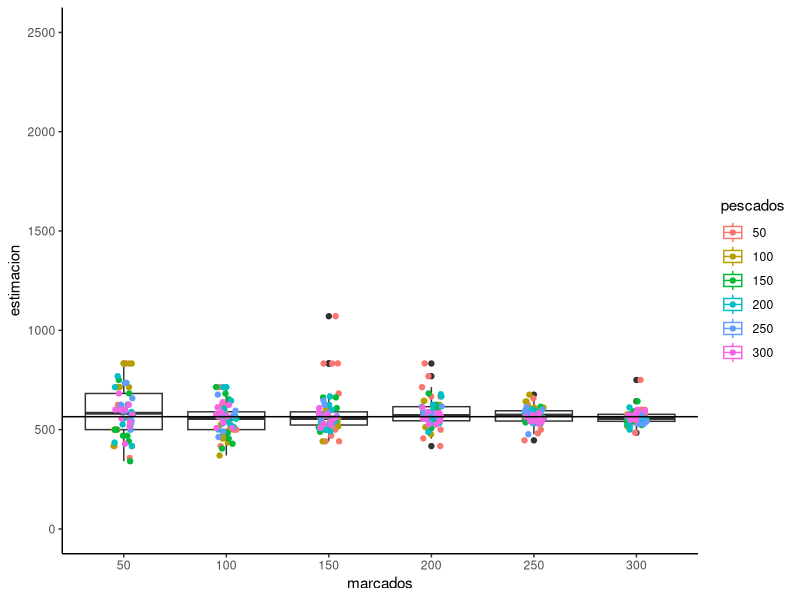
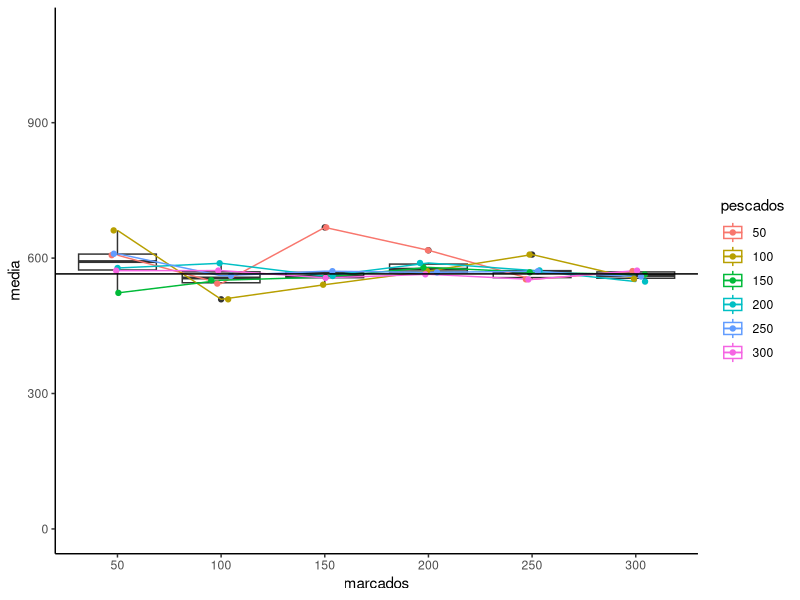
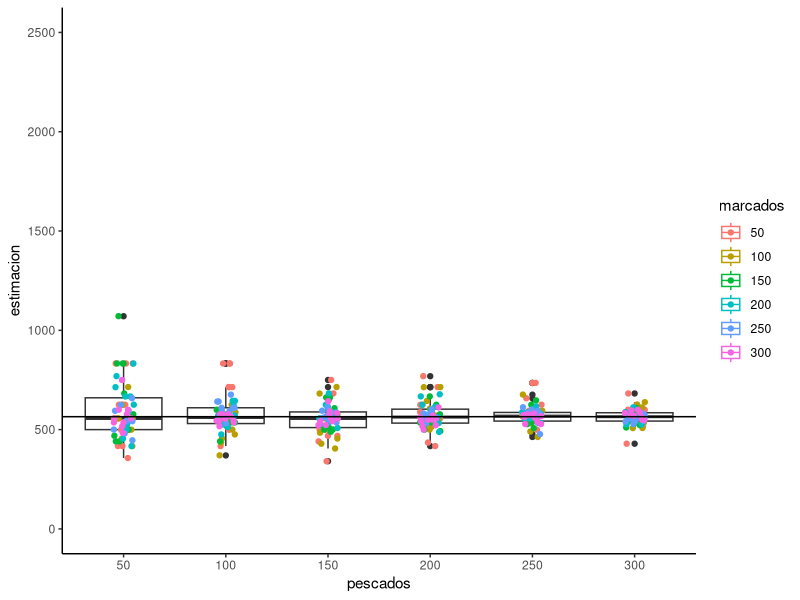
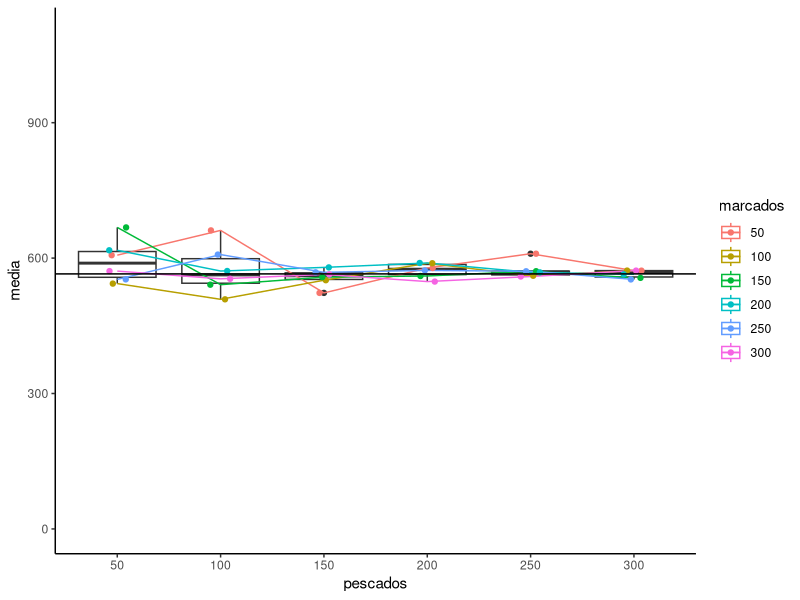

These figures' R source, in order:
## ---- chunk 1
library(tidyverse)

# Esta es nuestra incógnita.
cantidadDePeces <- sample(500:1000,1, replace = FALSE)

# Alternativa. es equivalente pero con replace = TRUE, en este caso cualquier método sirve
# cantidadDePeces <- round(runif(n=1, min=200, max=1000))
#class(cantidadDePeces)
## ---- chunk 2
# Primero se crea la población de peces sin marcar
pez <- c()
marcado <- c()

for (i in 1:cantidadDePeces){
  pez[i] <- i
  marcado[i] <- FALSE
}
poblacionDePeces <- tibble(pez,marcado)

# Aquí se crean las funciones de pescar y marcar
pescar <- function(poblacion, cantidad) {
  sample(poblacion$pez, cantidad)
}

# Me gusta más esta idea, pero tengo que acomodar aguas abajo tambien
#pescar <- function(poblacion, cantidad) {
#  slice_sample(poblacion, cantidad)
#}

marcar <- function(poblacionTotal, poblacionPescada) {
  for (j in poblacionPescada) {
    poblacionTotal[j,]$marcado <- TRUE
  }
  return(poblacionTotal)
}

# Aquí se pesca y marca una determinada porblación
cantidadMarcados <- 100
poblacionDePeces <- marcar(poblacionDePeces, pescar(poblacionDePeces,cantidadMarcados))

# esto es para mostrar que la cosa viene bien
summary(poblacionDePeces)

## ---- chunk 3
cantidadAPescar = 75
nuevaPesca <- tibble(y = pescar(poblacionDePeces,cantidadAPescar))
nuevaPesca <- slice(poblacionDePeces,nuevaPesca$y)
#nuevaPesca <- semi_join(poblacionDePeces,nuevaPesca, join_by(pez == y))

summary(nuevaPesca)

print("Estimación del tamaño de la población: ")
round(cantidadMarcados / mean(nuevaPesca$marcado == TRUE))

## ---- chunk 4
# Tratamientos en elexperimento
nivelesCantidadMarcados <- seq(50, 300, 50)
nivelesNuevaPesca <- seq(50, 300, 50)

# Primero se crea la población de peces sin marcar
pez <- c()
marcado <- c()

for (i in 1:cantidadDePeces){
  pez[i] <- i
  marcado[i] <- FALSE
}
poblacionDePeces <- tibble(pez,marcado)

# Se usaran las funciones de pescar y marcar anteriores

## ---- chunk 5
dataExperimento <- tribble(~marcados, ~pescados, ~estimacion)

for (i in nivelesCantidadMarcados) {
  for (j in nivelesNuevaPesca) {
    for (k in 1:10) {
      poblacion <- marcar(poblacionDePeces, pescar(poblacionDePeces,i))
      pesca <- tibble(y = pescar(poblacion,j))
      pesca <- slice(poblacion,pesca$y)
      est <- round(i / mean(pesca$marcado == TRUE))
      dataExperimento <- add_row(dataExperimento, marcados = factor(i), pescados = factor(j), estimacion = est)
    }
  }
}
dataExperimento
## ---- chunk 6
ggplot(dataExperimento, aes(x = marcados, y = estimacion, group = pescados, colour = pescados)) + 
#  geom_line() +
  geom_boxplot(aes(group = marcados)) +
  geom_jitter(width = 0.1) +
  ylim(c(0,2500)) +
  theme_classic() + 
  geom_hline(yintercept = cantidadDePeces)

## ---- chunk 7
dataExperimento2 <- dataExperimento %>% group_by(marcados, pescados) %>% reframe(media = mean(estimacion))
## ---- chunk 8
 
ggplot(dataExperimento2, aes(x = marcados, y = media, group = pescados, colour = pescados)) + 
  geom_boxplot(aes(group = marcados)) +
  geom_line() +
  geom_jitter(width = 0.1) +
  ylim(c(0,1100)) +
  theme_classic() + 
  geom_hline(yintercept = cantidadDePeces)

## ---- chunk 9
ggplot(dataExperimento, aes(x = pescados, y = estimacion, group = marcados, colour = marcados)) + 
#  geom_line() +
  geom_boxplot(aes(group = pescados)) +
  geom_jitter(width = 0.1) +
  ylim(c(0,2500)) +
  theme_classic() + 
  geom_hline(yintercept = cantidadDePeces)

## ---- chunk 10
ggplot(dataExperimento2, aes(x = pescados, y = media, group = marcados, colour = marcados)) + 
  geom_boxplot(aes(group = pescados)) +
  geom_line() +
  geom_jitter(width = 0.1) +
  ylim(c(0,1100)) +
  theme_classic() + 
  geom_hline(yintercept = cantidadDePeces)

